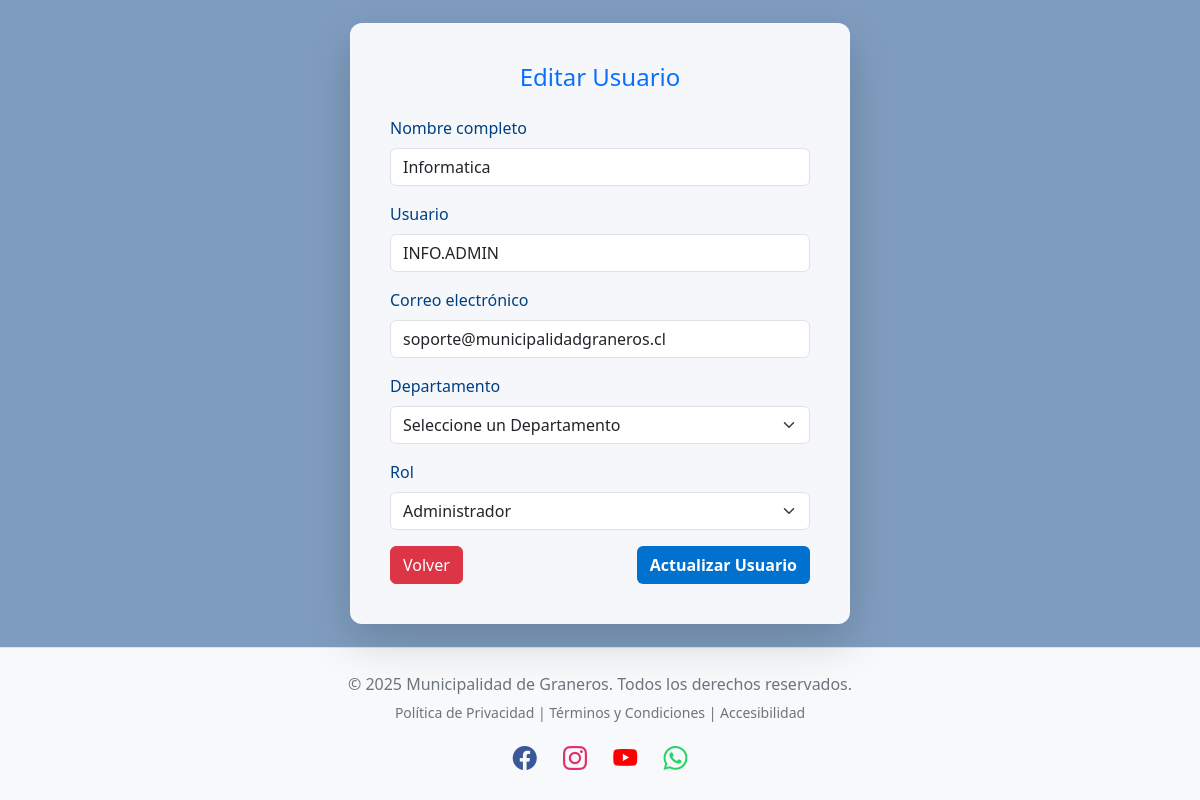
The app's page /usuarios/editar/1 (signed in) with its own data.
### tables this page shows
CREATE TABLE usuarios (
                id INTEGER PRIMARY KEY AUTOINCREMENT,
                nombre_completo TEXT,
                usuario TEXT UNIQUE,
                correo TEXT,
                departamento TEXT,
                clave TEXT,
                rol TEXT
            );

### app.py (the view, shortened to what this page needs)
@app.route('/usuarios/editar/<int:usuario_id>', methods=['GET', 'POST'])
def editar_usuario(usuario_id):
    if session.get('rol') != 'admin':
        flash('No tienes permisos para acceder a esta página.', 'danger')
        return redirect(url_for('panel_principal'))
    with sqlite3.connect('database.db') as conn:
        conn.row_factory = sqlite3.Row
        c = conn.cursor()
        c.execute('SELECT * FROM usuarios WHERE id=?', (usuario_id,))
        usuario = c.fetchone()
        if not usuario:
            flash('Usuario no encontrado.', 'danger')
            return redirect(url_for('gestion_usuarios'))
    return render_template('registro.html', usuario=usuario, editar=True)

### templates/registro.html (shortened to what this page needs)
{% extends "base.html" %}
{% block content %}
<div class="card login-card shadow-lg p-4">
    <div class="card-body">
        <h4 class="card-title mb-4 text-center text-primary">
            {{ 'Editar Usuario' if editar else 'Registro' }}
        </h4>
        <form method="POST" autocomplete="off"
            action="{% if editar %}{{ url_for('editar_usuario', usuario_id=usuario['id']) }}{% else %}{{ url_for('registro') }}{% endif %}">
            <div class="mb-3">
                <label class="form-label">Nombre completo</label>
                <input type="text" class="form-control" name="nombre_completo" autocomplete="off" required
                    value="{{ usuario['nombre_completo'] if editar else '' }}">
            </div>
            <div class="mb-3">
                <label class="form-label">Usuario</label>
                <input type="text" class="form-control" name="usuario" autocomplete="off" required
                    value="{{ usuario['usuario'] if editar else '' }}">
            </div>
            <div class="mb-3">
                <label class="form-label">Correo electrónico</label>
                <input type="email" class="form-control" name="correo" autocomplete="off" required
                    value="{{ usuario['correo'] if editar else '' }}">
            </div>
            <div class="mb-3">
                <label for="departamento" class="form-label">Departamento</label>
                <select id="departamento" name="departamento" class="form-select" required>
                    <option value="" disabled selected>Seleccione un Departamento</option>
                </select>
            </div>
            <div class="mb-3">
                <label class="form-label">Rol</label>
                <select name="rol" class="form-select" required>
                    <option value="admin" {% if editar and usuario['rol'] == 'admin' %}selected{% endif %}>Administrador</option>
                </select>
            </div>
            <div class="d-flex justify-content-between mt-3">
                <a href="{{ url_for('gestion_usuarios') }}" class="btn btn-danger">
                    Volver
                </a>
                <button type="submit" class="btn btn-login">
                    {{ 'Actualizar Usuario' if editar else 'Registrarse' }}
                </button>
            </div>
        </form>
{% endblock %}

### templates/registro.html (style rules this page uses)
.login-card { background-color: rgba(255, 255, 255, 0.92); border: none; border-radius: 12px; max-width: 500px; width: 100%; }
.form-label { color: #004080; font-weight: 500; }
.btn-login { background-color: #0071ce; color: white; font-weight: bold; }

### records on screen
usuarios: nombre_completo "Informatica", usuario "INFO.ADMIN", correo "soporte@municipalidadgraneros.cl", rol "Administrador"

### other values on screen
{{ 'Editar Usuario' if editar else 'Registro' }} "Editar Usuario"
{{ 'Actualizar Usuario' if editar else 'Registrarse' }} "Actualizar Usuario"
{{ current_year or 2025 }} "2025"
